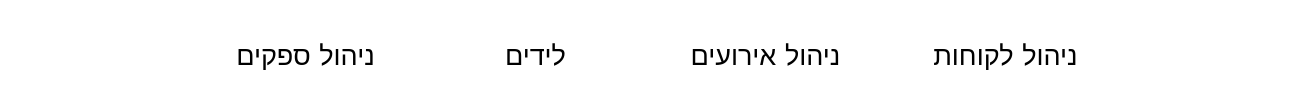
   <widget class="QFrame" name="buttons_frame">
    <property name="geometry">
     <rect>
      <x>0</x>
      <y>100</y>
      <width>1311</width>
      <height>111</height>
     </rect>
    </property>
    <property name="mouseTracking">
     <bool>true</bool>
    </property>
    <property name="styleSheet">
     <string notr="true">background-color: rgb(255,255,255);</string>
    </property>
    <property name="frameShape">
     <enum>QFrame::NoFrame</enum>
    </property>
    <property name="frameShadow">
     <enum>QFrame::Raised</enum>
    </property>
    <widget class="QPushButton" name="events_button">
     <property name="geometry">
      <rect>
       <x>660</x>
       <y>10</y>
       <width>211</width>
       <height>91</height>
      </rect>
     </property>
     <property name="font">
      <font>
       <family>Segoe UI Semibold</family>
       <pointsize>20</pointsize>
       <weight>7</weight>
       <italic>false</italic>
       <bold>false</bold>
      </font>
     </property>
     <property name="cursor">
      <cursorShape>OpenHandCursor</cursorShape>
     </property>
     <property name="mouseTracking">
      <bool>true</bool>
     </property>
     <property name="focusPolicy">
      <enum>Qt::ClickFocus</enum>
     </property>
     <property name="styleSheet">
      <string notr="true">QPushButton {
	color: rgb(0, 0, 0);
	font: 63 20pt &quot;Segoe UI Semibold&quot;;
	border-radius: 20px;
}

QPushButton:hover {
	color: rgb(255, 255, 255);
	background-color: rgb(137,236,218);	
	font: 63 20pt &quot;Segoe UI Semibold&quot;;
}

QPushButton:pressed {
	color: rgb(255, 255, 255);
	background-color: rgb(151,186,172);
}</string>
     </property>
     <property name="text">
      <string>ניהול אירועים</string>
     </property>
    </widget>
    <widget class="QPushButton" name="leads_button">
     <property name="geometry">
      <rect>
       <x>430</x>
       <y>10</y>
       <width>211</width>
       <height>91</height>
      </rect>
     </property>
     <property name="font">
      <font>
       <family>Segoe UI Semibold</family>
       <pointsize>20</pointsize>
       <weight>7</weight>
       <italic>false</italic>
       <bold>false</bold>
      </font>
     </property>
     <property name="cursor">
      <cursorShape>OpenHandCursor</cursorShape>
     </property>
     <property name="mouseTracking">
      <bool>true</bool>
     </property>
     <property name="focusPolicy">
      <enum>Qt::ClickFocus</enum>
     </property>
     <property name="styleSheet">
      <string notr="true">QPushButton {
	color: rgb(0, 0, 0);
	font: 63 20pt &quot;Segoe UI Semibold&quot;;
	border-radius: 20px;
}

QPushButton:hover {
	background-color: rgb(196,213,242);
	color: rgb(255, 255, 255);
	font: 63 20pt &quot;Segoe UI Semibold&quot;;
}

QPushButton:pressed {
	color: rgb(255, 255, 255);
	background-color: rgb(196,197,242);
}</string>
     </property>
     <property name="text">
      <string>לידים</string>
     </property>
    </widget>
    <widget class="QPushButton" name="suppliers_button">
     <property name="geometry">
      <rect>
       <x>200</x>
       <y>10</y>
       <width>211</width>
       <height>91</height>
      </rect>
     </property>
     <property name="font">
      <font>
       <family>Segoe UI Semibold</family>
       <pointsize>20</pointsize>
       <weight>7</weight>
       <italic>false</italic>
       <bold>false</bold>
      </font>
     </property>
     <property name="cursor">
      <cursorShape>OpenHandCursor</cursorShape>
     </property>
     <property name="mouseTracking">
      <bool>true</bool>
     </property>
     <property name="focusPolicy">
      <enum>Qt::ClickFocus</enum>
     </property>
     <property name="styleSheet">
      <string notr="true">QPushButton {
	color: rgb(0, 0, 0);
	font: 63 20pt &quot;Segoe UI Semibold&quot;;
	border-radius: 20px;
}

QPushButton:hover {
	background-color: rgb(255,211,182);
	color: rgb(255, 255, 255);
	font: 63 20pt &quot;Segoe UI Semibold&quot;;
}

QPushButton:pressed {
	background-color: rgb(255,170,165);
	color: rgb(255, 255, 255);
}</string>
     </property>
     <property name="text">
      <string>ניהול ספקים</string>
     </property>
    </widget>
    <widget class="QPushButton" name="clients_button">
     <property name="geometry">
      <rect>
       <x>900</x>
       <y>10</y>
       <width>211</width>
       <height>91</height>
      </rect>
     </property>
     <property name="font">
      <font>
       <family>Segoe UI Semibold</family>
       <pointsize>20</pointsize>
       <weight>7</weight>
       <italic>false</italic>
       <bold>false</bold>
      </font>
     </property>
     <property name="cursor">
      <cursorShape>OpenHandCursor</cursorShape>
     </property>
     <property name="mouseTracking">
      <bool>true</bool>
     </property>
     <property name="focusPolicy">
      <enum>Qt::ClickFocus</enum>
     </property>
     <property name="styleSheet">
      <string notr="true">QPushButton {
	color: rgb(0, 0, 0);
	font: 63 20pt &quot;Segoe UI Semibold&quot;;
	border-radius: 20px;
}

QPushButton:hover {
	color: rgb(255, 255, 255);
	background-color: rgb(186,225,255);
	font: 63 20pt &quot;Segoe UI Semibold&quot;;
}

QPushButton:pressed {
	color: rgb(255, 255, 255);
	background-color: rgb(167,202,229);
}</string>
     </property>
     <property name="text">
      <string>ניהול לקוחות</string>
     </property>
    </widget>
   </widget>
